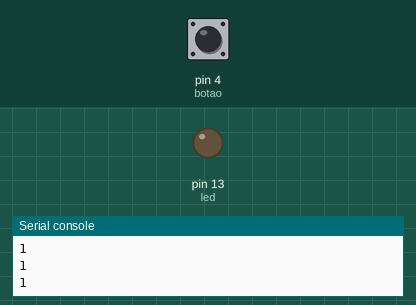
The program below on a simulated MicroPython board. Parts: output pins drawn as LEDs (lit = HIGH), the last lines printed to the serial console. Inputs (shaded band) come from the test bench; at power-on: pin 4 (botao) HIGH.

Above: at 1.2 s.
1.3 s: pin 4 (botao) pulled LOW for 0.15 s
At 1.4 s:
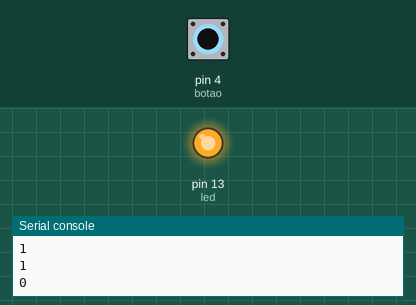
3.0 s: pin 4 (botao) pulled LOW for 3.2 s
At 6.6 s:
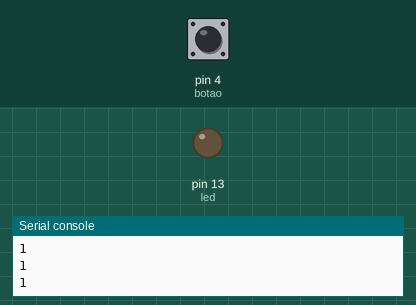
Timing chart, 0 to 8.1 s (numbered marks = the images above; inputs shaded):
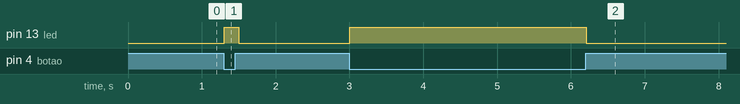

The program:

main.py
```python
'''
Esse exemplo demonstra o uso do Pin.PULL_UP utilizando o argumento pull
do construtor machine.Pin. Lê a entrada digital no pino 4 e exibe o resultado
no Shell, utilizando um LED que acende quando o botao é pressionado.
Diferente de apenas o argumento mode input declarado (Pin.IN) sem um pull
(None ou vazio), não é necessário um resistor pull-down externo. Um resistor
interno é definido para 3,3V, essa configuração faz a entrada ler HIGH quando
a chave está aberta, e LOW quando esta fechada.
Verifique as conexões no arquivo layout.png
'''

from machine import Pin
import time

#cria o objeto botao, vinculado a entrada do pino 4 em modo input e
#ativa o resistor pull-up interno
botao = Pin(4, Pin.IN, Pin.PULL_UP)
#cria o objeto led, vinculado a entrada do pino 13 em modo output
led = Pin(13, Pin.OUT)

while True:
    #coloca o valor do botao em uma variavel
    sensorVal = botao.value()
    #exibe o valor do botao
    print(sensorVal)

    #lembre-se que o pull-up significa que a logica do botao é invertida.
    #HIGH (1) quando a chave está aberta (botao solto) e LOW (0) quando
    #está fechada (botao pressionado). Ative o pino 13 quando o botao
    #estiver pressionado e desative quando não estiver:
    if sensorVal:
        led.value(0)
    else:
        led.value(1)
    #aguarda 100ms para dar estabilidade a leitura
    time.sleep(0.1)
```

Measured:
- after the input at 1.3 s, pin 13 (led): LOW → HIGH at once, → LOW 0.20 s later
- after the input at 3.0 s, pin 13 (led): LOW → HIGH at once, → LOW 3.2 s later
